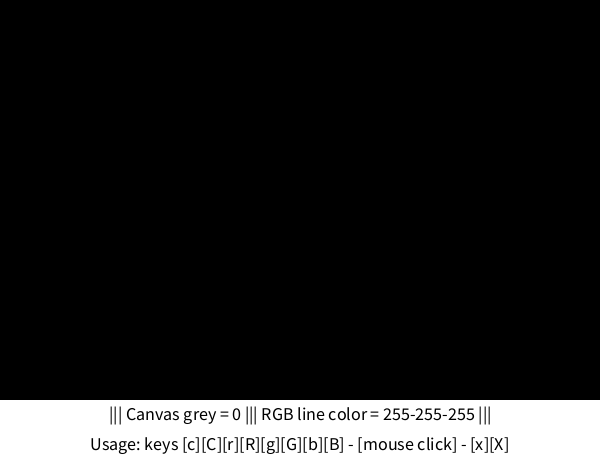
Frame 1 (no input)
Frame 60 (the mouse pressed at the canvas centre just before this capture): identical to frame 1, image omitted
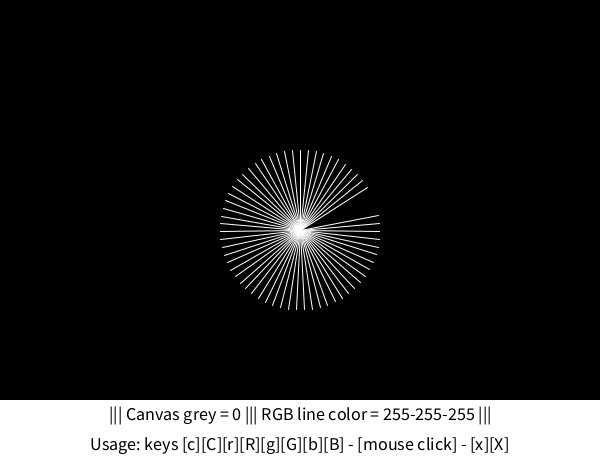
Frame 120 (the mouse held since frame 60 and released just before this capture)

The Processing sketch that drew these frames (run headless with seeded random() and noise(); from frame 60 on, the mouse is pressed at the canvas centre):

// Processing sketch: processing_143750
// ── processing_143750.pde

// Esercizio 5.1 Colored Lines
// Davide Mannarelli
// Accademia di Belle Arti di Brera - NTA1


int[] myColor = {255,255,255};
int myBackground = 0;
int myStep = 5;


void setup()
{
  size( 600,460 );
  background( myBackground );
  stroke( myColor[0], myColor[1], myColor[2] );
  
  myColorInfo();
}


void draw()
{
  translate(mouseX,mouseY);
  rotate(frameCount/10.0);
  if (mousePressed) {
    myDraw();
    myColorInfo();
  }
}


void myDraw()
{
  line(0,0, 80,0);
}


void myColorInfo()
{
  pushMatrix();
  pushStyle();
  resetMatrix();
  fill(255);
  stroke(255);
  rect(0, height-60, width, 60);
  textAlign(CENTER);
  fill(0);
  textSize(18); 
  text("||| Canvas grey = " + myBackground + " ||| RGB line color = " + myColor[0]+ "-" + myColor[1]+ "-" + myColor[2] + " |||", width/2, height-40);
  text("Usage: keys [c][C][r][R][g][G][b][B] - [mouse click] - [x][X]", width/2, height-10);
  popStyle();
  popMatrix();
}


void keyPressed()
{ 
  switch(key) {
    case 'C':
      if ( (myBackground+myStep) <= 255 ) {
        myBackground += myStep;
        background( myBackground );
      }
      break;
    case 'c':
      if ( (myBackground-myStep) >= 0 ) {
        myBackground -= myStep;
        background( myBackground );
      }
    break;
    case 'R':
      if ( (myColor[0]+myStep) <= 255 ) {
        myColor[0] += myStep;
        stroke( myColor[0], myColor[1], myColor[2] );
      }
      break;
    case 'r':
      if ( (myColor[0]-myStep) >= 0 ) {
        myColor[0] -= myStep;
        stroke( myColor[0], myColor[1], myColor[2] );
      }
      break;
    case 'G':
      if ( (myColor[1]+myStep) <= 255 ) {
        myColor[1] += myStep;
        stroke( myColor[0], myColor[1], myColor[2] );
      }
      break;
    case 'g':
      if ( (myColor[1]-myStep) >= 0 ) {
        myColor[1] -= myStep;
        stroke( myColor[0], myColor[1], myColor[2] );
      }
      break;
    case 'B':
      if ( (myColor[2]+myStep) <= 255 ) {
        myColor[2] += myStep;
        stroke( myColor[0], myColor[1], myColor[2] );
      }
      break;
    case 'b':
      if ( (myColor[2]-myStep) >= 0 ) {
        myColor[2] -= myStep;
        stroke( myColor[0], myColor[1], myColor[2] );
      }
      break;
      
    default:
      break;
  }
  myColorInfo();
}


void keyReleased()
{
  if (key=='x' || key=='X') {
    myBackground = 0;
    for (int k=0 ; k>myColor.length ; k++)
      myColor[k] = 255;
    background( myBackground );
    stroke( myColor[0], myColor[1], myColor[2] );
    myColorInfo();
  }
}
